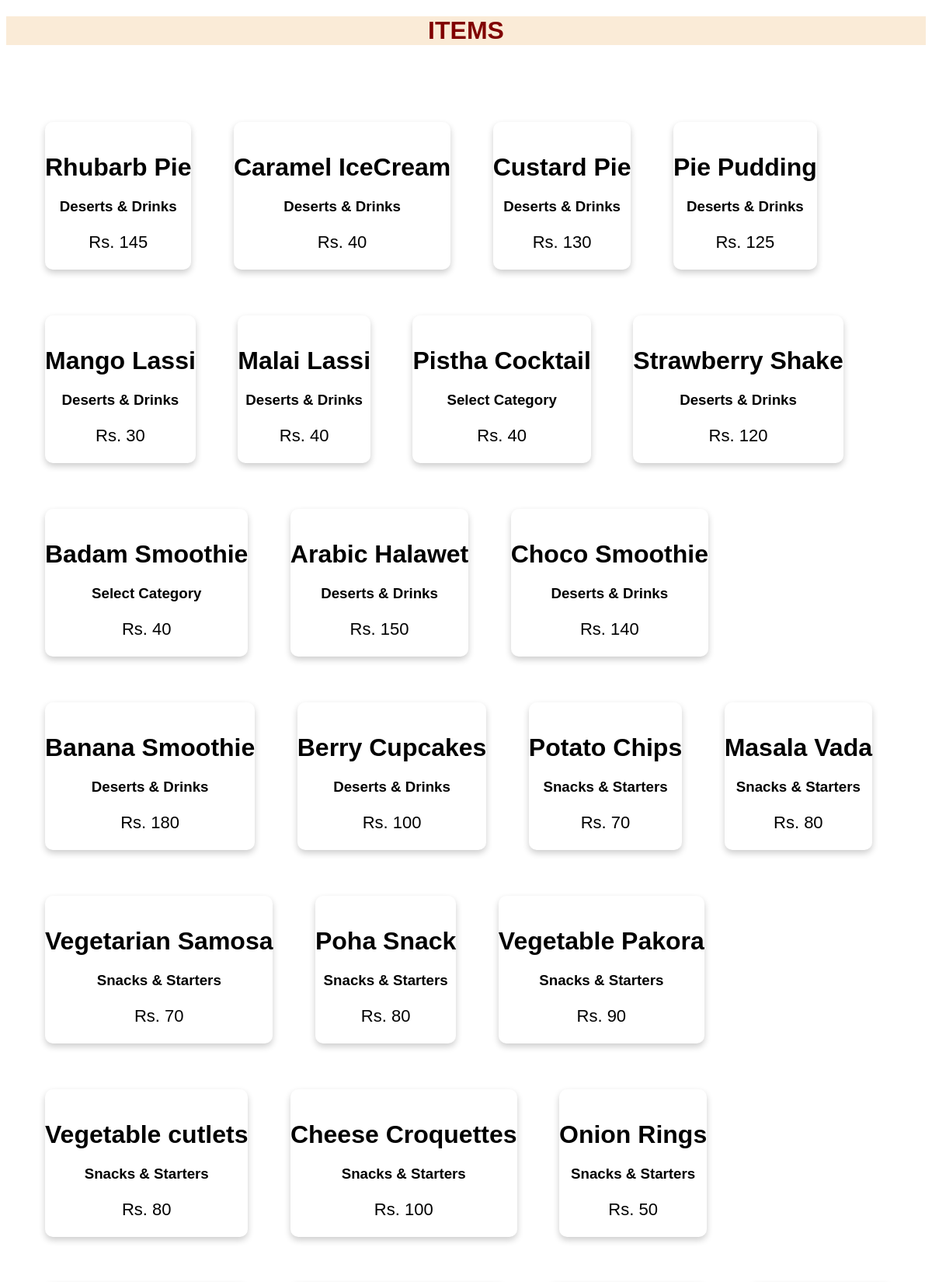
/productinfo/ (upper part), run on the app's committed database.
### DreamDine/models.py (models this page shows)
class item(models.Model):
    name = models.CharField(max_length=50)
    category=models.CharField(max_length=50)
    price = models.IntegerField()
    image= models.URLField(max_length=300)
    class Meta:
        db_table = "item"

### DreamDine/views.py (the view)
# urls.py: path('productinfo/',views.productinfo),
def productinfo(request):
    pro = item.objects.all()
    return render(request, 'displayproduct.html', {'pro':pro,'title':'ProductDetails Info'})

### DreamDine/Templates/displayproduct.html (shortened to what this page needs)
<!DOCTYPE html>
<html>
<head>
</head>
<body>
<div class='heading'>
<h1 style="text-align: center ; color:maroon ; background-color:#FAEBD7">ITEMS</h1>
<br>
</div>
{% for p in pro %}
    <div class="card">
  <h1>{{ p.name }}</h1>
  <h3>{{ p.category }}</h3>
  <p class="price">Rs. {{ p.price }}</p>
</div>
{% endfor %}
</body>
</html>

### DreamDine/Templates/displayproduct.html (style rules this page uses)
* { box-sizing: border-box; }
body { font-family: Arial, Helvetica, sans-serif; }
.card { display: inline-block; box-shadow: 0 4px 8px 0 rgba(0, 0, 0, 0.2); max-width: 300px; margin-top:5%; margin-left:50px; text-align: center; font-family: arial; background-color:white; border-radius:10px; }
.price { color: black; font-size: 22px; }
html { background-image:url('https://media.istockphoto.com/vectors/abstract-geometric-network-technology-background-vector-id1214809938?k=6&m=1214809938&s=612x612&w=0&h=2QjBXypNuVQ8GTpriZGLvm-PFc1qCjxjCGg0_udw0oQ='); background-repeat: no-repeat; background-size: 100%; background-attachment: fixed; background-position: center; }

### data on the page
item: name "Rhubarb Pie", category "Deserts & Drinks", price "145"
item: name "Caramel IceCream", category "Deserts & Drinks", price "40"
item: name "Custard Pie", category "Deserts & Drinks", price "130"
item: name "Pie Pudding", category "Deserts & Drinks", price "125"
item: name "Mango Lassi", category "Deserts & Drinks", price "30"
item: name "Malai Lassi", category "Deserts & Drinks", price "40"
item: name "Pistha Cocktail", category "Select Category", price "40"
item: name "Strawberry Shake", category "Deserts & Drinks", price "120"
item: name "Badam Smoothie", category "Select Category", price "40"
item: name "Arabic Halawet", category "Deserts & Drinks", price "150"
item: name "Choco Smoothie", category "Deserts & Drinks", price "140"
item: name "Banana Smoothie", category "Deserts & Drinks", price "180"
item: name "Berry Cupcakes", category "Deserts & Drinks", price "100"
item: name "Potato Chips", category "Snacks & Starters", price "70"
item: name "Masala Vada", category "Snacks & Starters", price "80"
item: name "Vegetarian Samosa", category "Snacks & Starters", price "70"
item: name "Poha Snack", category "Snacks & Starters", price "80"
item: name "Vegetable Pakora", category "Snacks & Starters", price "90"
item: name "Vegetable cutlets", category "Snacks & Starters", price "80"
item: name "Cheese Croquettes", category "Snacks & Starters", price "100"
item: name "Onion Rings", category "Snacks & Starters", price "50"
